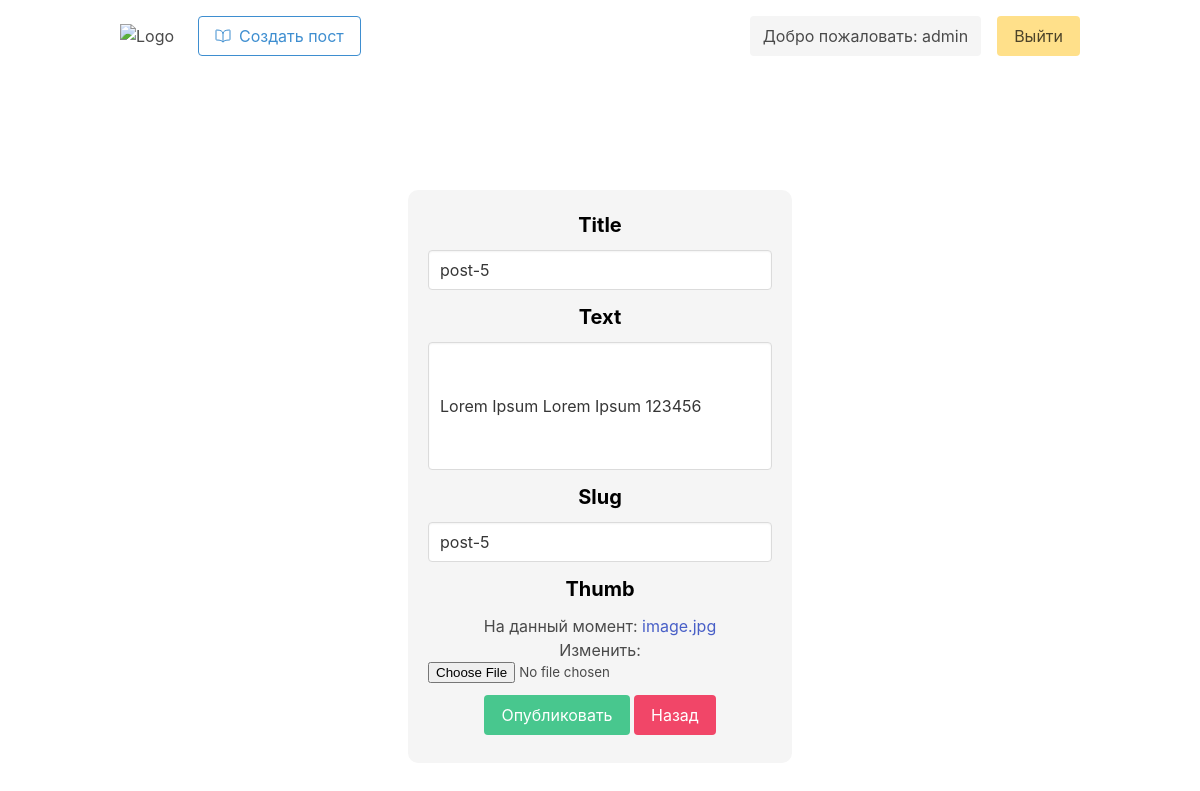
The page /blog/post_edit/post-5 (signed in) on the database its author committed.
### blog/models.py (models this page shows, shortened)
class Article(models.Model):
    title = models.CharField(max_length=255)
    text = models.TextField()
    slug = models.SlugField(unique=True)
    date = models.DateField(auto_now=True)
    author = models.ForeignKey(User, on_delete=models.CASCADE)
    thumb = models.ImageField(default='image.jpg', blank=True)
    likes = models.ManyToManyField(User, related_name='likes')
    dislikes = models.ManyToManyField(User, related_name='dislikes')

### blog/views.py (the view)
# urls.py: path('post_edit/<slug>', views.post_edit, name='post_edit'),
@login_required(login_url='/users/sign_in')
def post_edit(request, slug):
    post = Article.objects.get(slug=slug)
    if request.user != post.author:
        return render(request, 'error.html', {'post': post, 'edit': True})
    if request.method == 'POST':
        form = forms.ArticleForm(request.POST, request.FILES, instance=post)
        if form.is_valid():
            form.save()
            return redirect('blog:post_detail', slug=request.POST.get('slug'))
    form = forms.ArticleForm(instance=post)
    return render(request, 'post_edit.html', {'form': form, 'post': post})

### blog/forms.py
class ArticleForm(forms.ModelForm):
    title = forms.CharField(widget=forms.TextInput(attrs={'class': 'input'}))
    text = forms.CharField(widget=forms.TextInput(attrs={'class': 'textarea', 'size': '40'}))
    slug = forms.CharField(widget=forms.TextInput(attrs={'class': 'input'}))
    class Meta:
        model = models.Article
        fields = ['title', 'text', 'slug', 'thumb']

### blog/templates/post_edit.html (shortened to what this page needs)
{% extends 'base_layout.html' %}
{% block content %}
<form class="site-form has-background-light" enctype="multiplate/form-data"
method="post">
    {% for field in form %}
            <div class="field">
                <label class="label" for="{{ field.id_for_label }}">
                    {{ field.label }}
                </label>
                {{ field }}
            </div>
        {% endfor %}
    <div class="has-text-centered my-2">
        <button type="submit" class="button is-success">Опубликовать</button>
        <a href="{% url 'blog:post_detail' post.slug %}" class="button is-danger">
            Назад
        </a>
    </div>
</form>
{% endblock %}

### blog/templates/base_layout.html (shortened to what this page needs)
{% load static from static %}
<html lang="en">
<head>
    <link rel="stylesheet" href="{% static 'bulma.css' %}">
    <link rel="stylesheet" href="{% static 'style.css' %}">
</head>
<body>
<section class="hero is-fullheight">
    {% if user.is_authenticated %}
    <div class="hero-head">
        <header class="navbar">
            <div class="container">
                <div class="navbar-brand">
                    <a class="navbar-item" href="{% url 'blog:home' %}">
                        <img src="https://msk.top-academy.ru/dist/images/logo/step_logo_rus.svg" alt="Logo">
                    </a>
                </div>
                <div class="navbar-start">
                   <span class="navbar-item">
                       <a href="{% url 'blog:post_create' %}" class="button is-info is-outlined">
                           <span class="mr-2">
                               <ion-icon name="book-outline"></ion-icon>
                           </span>
                           <span>
                               Создать пост
                           </span>
                       </a>
                   </span>
                </div>
                <div id="navbarMenuHeroC" class="navbar-menu">
                    <div class="navbar-end">
                         <a class="navbar-item my-4 mx-1 button is-light">
                            Добро пожаловать: {{ user }}
                        </a>
                        <span class="navbar-item">
                            <a class="button is-warning" href="{% url 'users:sign_out' %}">
                                Выйти
                            </a>
                        </span>
                    </div>
                </div>
            </div>
        </header>
    </div>
    {% endif %}
    <div class="hero-body">
        <div class="container has-text-centered">
            {% block content %}
            {% endblock %}
        </div>
    </div>
</section>
</body>
</html>

### static/style.css (style rules this page uses)
.site-form { padding: 20px; display: block; margin: 70px auto auto; width: 40%; border-radius: 10px; }
.site-form label { color: black; font-size: 20px; }
.site-form input { width: 100%; }

### rows shown on the page
Article: form "post-5" "Lorem Ipsum Lorem Ipsum 123456" "post-5"

### other values the page prints
{{ user }} "admin"
{{ field.label }} "Title" "Text" "Slug" "Thumb"
